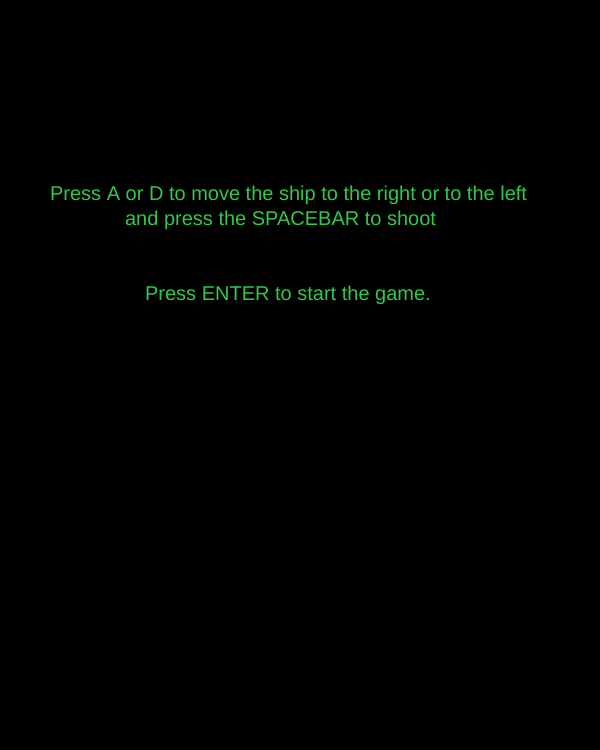
Frame 1 (no input)
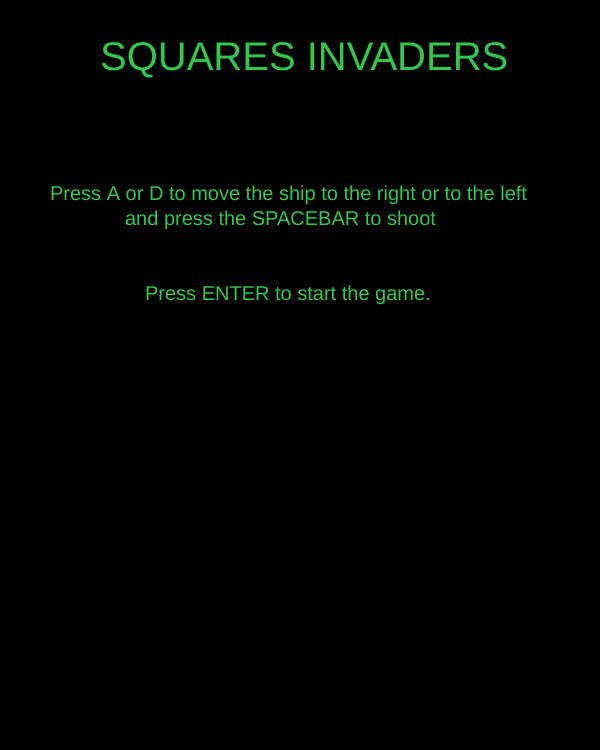
Frame 60 (no input)
Frame 120 (the mouse pressed at the canvas centre since frame 60): identical to frame 60, image omitted

The p5.js sketch that drew these frames (run headless with seeded random() and noise() and a simulated clock; from frame 60 on, the mouse is pressed at the canvas centre):

// p5.js sketch
// ── sketch.js
var fps = 60;
var score = 0;
var ship;
var aliensArray = [];
var bulletArray = [];
var gameState = 'menu'

function setup() {
	createCanvas(600, 750);
	frameRate(fps);
	ship = new Ship();
	for(var i = 20; i < width - 20; i += 40){
		aliensArray.push(new Aliens(i, 20))
	}

}

function draw() {
  background(0);
  game();


}

//Funció game on es dtermina l'estat del joc
function game(){
  switch(gameState){
    case 'menu':
      Menu();
      break;
    case 'play':
      looper();
      break;
    case 'gameover':
      Gameover();
      break;
  }
}

// Funció per pintar el menú
function Menu(){
  this.title = 'SQUARES INVADERS';
  this.description_1 = 'Press A or D to move the ship to the right or to the left';                                                 
  this.description_2 = 'and press the SPACEBAR to shoot'
  this.startGame = 'Press ENTER to start the game.'

  // Titol Joc
  background(0);
  textSize(40);
  text(this.title, 100, 70);
  fill(50, 200, 50);

  // Descripció controls
  textSize(20);
  fill(50, 200, 75);
  text(this.description_1, 50, 200);
  text(this.description_2, 125, 225);

  // Start game
  text(this.startGame, 145, 300);
}
//funció per pintar la pantalla de gameover

// Funció loop principal
function looper(){
    //aliens.display();
  // Mostrar els aliens a pantalla i que facin lo d'anar baixant
  for(var i = 0; i < aliensArray.length; i++){
    if(aliensArray[0].x < 0 || aliensArray[aliensArray.length - 1].x > width - 35){
      aliensArray[i].y += 40;
      aliensArray[i].xSpeed *= -1;
    }
    aliensArray[i].display();
    aliensArray[i].update();
  }


  // Mostrar la nau i moure-la
  ship.display();
  ship.mover();

  // Dibuixar les bales, dispararles i fer que desapareguin al sortir de pantalla
  for(var i = 0 ; i < bulletArray.length; i++){
    bulletArray[i].display();
    bulletArray[i].shoot();
    if(bulletArray[i].posY < 0){        // quan la bala surt per dalt
      bulletArray.splice(i, 1);         // la treiem de l'array
    }
  }

  isColision(bulletArray, aliensArray);
  gameOver(aliensArray, ship); 
}


// Funció per detectar la colisió entre bala i alien
function isColision(bulletArray, aliensArray){
  for(var i = 0; i < bulletArray.length; i++){
    for(var j = 0; j < aliensArray.length; j++)
      if(bulletArray[i].posX < aliensArray[j].x + 35 && 
         bulletArray[i].posX + 5 > aliensArray[j].x  &&
         bulletArray[i].posY < aliensArray[j].y + 35 &&
         bulletArray[i].posY + 5 > aliensArray[j].y)
      {
        console.log("Colision");
        aliensArray.splice(j, 1);
        bulletArray.splice(i, 1);
        break;
      }
  }
}

// Funció que detecta quan un alien toca al ship o arriba al final de la pantalla i
// finalitza el joc.
function gameOver(aliensArray, ship){
  for(var i = 0; i < aliensArray.length; i++){
    if(ship.x < aliensArray[i].x + 35 && ship.x + 35 > aliensArray[i].x &&
      ship.y < aliensArray[i].y + 35 && ship.y + 35 > aliensArray[i].y){
      console.log("GameOver");
    }
  }
}


window.addEventListener("keydown", function(event){
  if(event.keyCode == 32){ // 32 == SPACEBAR
    var bullet = new Bullets(ship.x - 17, ship.y);
    bulletArray.push(bullet);
  } 

  if(event.keyCode == 13){ // 13 == ENTER
    gameState = 'play';
  }

});


// ── aliens.js
function Aliens(x, y){
	this.x = x;
	this.y = y;
	this.xSpeed = 0.2;

	
	this.display = function(){
		noFill();
		stroke(20, 200, 20);
		rect(this.x, this.y, 35, 35);
	}

	this.update = function(){
		this.x += this.xSpeed;
	}







}

// ── bullets.js
function Bullets(startX, startY){
	this.posX = startX; 
	this.posY = startY;
	this.vel = 2;

	this.display = function(){
		fill(255);
		rect(this.posX, this.posY, 5, 5);
	}

	this.shoot = function(){
		this.posX = startX;
		this.posY -= this.vel;
	}
}

// ── ship.js
function Ship(){
	this.x = 300; 
	this.y = 700
	this.xSpeed = 2.5; 					// Velocitat de moviment horitzontal
	this.health = 3;

	this.display = function(){
		noFill();
		stroke(20, 200, 20);
		beginShape();			// forma de la nau
			vertex(this.x	  , this.y); 	// Punt A
			vertex(this.x - 30, this.y);	// Punt B
			vertex(this.x - 30, this.y);	// Punt C
			vertex(this.x - 20, this.y);	// Punt D
			vertex(this.x - 10, this.y);	// Punt E
			vertex(this.x - 10, this.y);	// Punt F 
			vertex(this.x	  , this.y);	// Punt G
			vertex(this.x + 10, this.y);	// Punt H
			vertex(this.x + 10, this.y);	// Punt I
			vertex(this.x,      this.y);	// Punt J 
			vertex(this.x - 10, this.y);	// Punt k 
			vertex(this.x - 10, this.y);	// Punt L 
		endShape(CLOSE);
	}

	this.mover = function(){ 			// la funció keyIsDown llegeix si la tecla 
		if(keyIsDown(65)){				// dita esta pulsada fins que no es deixa anar
			if(this.x < 33){  			// 33 per a que no es fiqui dins
				this.x += 0;
			} else{
				this.x += -this.xSpeed;
			}
		}
		if(keyIsDown(68)){
			if(this.x > width - 5){ 	// 5 com a marge
				this.x += 0;
			} else {
				this.x += this.xSpeed;
			}
		}
	} 
}
